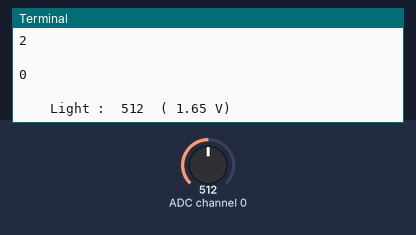
This program was run on a simulated Raspberry Pi (BCM pin numbers). Parts: the last lines printed to the terminal. Inputs (shaded band) come from the test bench; at power-on: ADC channel 0 = 512 (analog values on the 0–1023 scale).

Above: at 1.2 s.
1.3 s: ADC channel 0 set to 716
At 2.6 s:
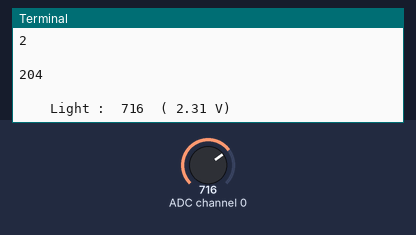
2.8 s: ADC channel 0 set to 900
At 3.8 s:
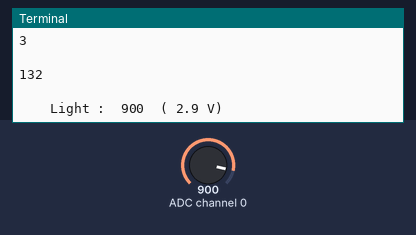
Timing chart, 0 to 5.8 s (numbered marks = the images above; inputs shaded):
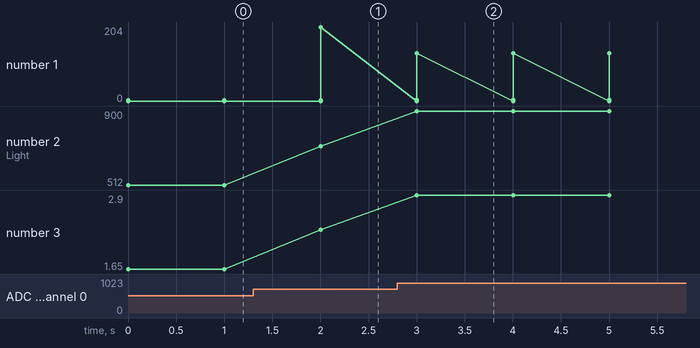

The program:

light.py
```python
import spidev
import time
import os

# open(bus, device) : open(X,Y) will open /dev/spidev-X.Y
spi = spidev.SpiDev()
spi.open(0,0)
# Read SPI data from MCP3008, Channel must be an integer 0-7
def ReadADC(ch):
    if ((ch > 7) or (ch < 0)):
       return -1
    adc = spi.xfer2([1,(8+ch)<<4,0])
    print(str(adc[0])+"\n")
    print(str(adc[1])+"\n")
    print(str(adc[2])+"\n")
    data = ((adc[1]&3)<<8) + adc[2]
    return data

# Convert data to voltage level
def ReadVolts(data,deci):
    volts = (data * 3.3) / float(1023)
    volts = round(volts,deci)
    return volts

# Calculate temperature from LM35 data
def ConvertTemp(data,deci):
    temp = data * 100
    temp = round(temp,deci)
    return temp

# Define sensor channels
light_ch = 0
temp_ch  = 1

# Define delay between readings
delay = 1

while True:

  # Read the light sensor data
  light_data = ReadADC(light_ch)
  light_volts = ReadVolts(light_data,2)

  # Print out results
  print ("    Light : ",light_data," (",light_volts,"V)")

  # Delay seconds
  time.sleep(delay)
```

Measured:
- after the input at 1.3 s, the terminal: prints a new line after 0.70 s (image 1)
- after the input at 2.8 s, the terminal: prints a new line after 0.20 s (image 2)
- plotted number 1: 0 → 204 after the input at 1.3 s, 204 → 132 after the input at 2.8 s
- plotted number 2: 512 → 716 after the input at 1.3 s, 716 → 900 after the input at 2.8 s
- plotted number 3: 1.65 → 2.31 after the input at 1.3 s, 2.31 → 2.9 after the input at 2.8 s
